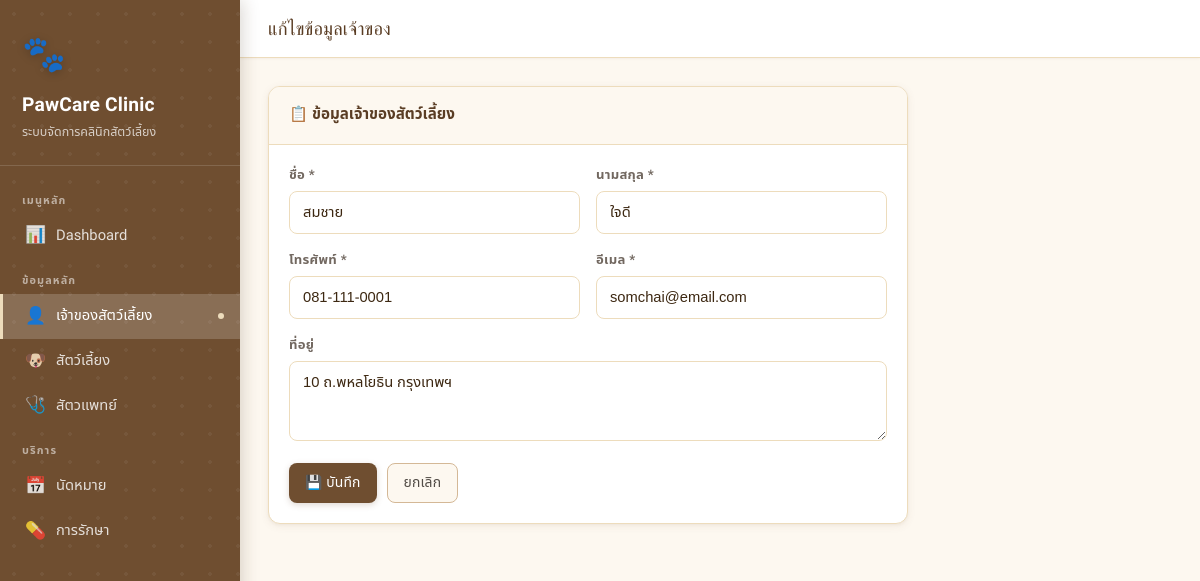
The page /owners/1/edit on the database its author committed.
### tables this page shows
CREATE TABLE owners (
        owner_id    INTEGER PRIMARY KEY AUTOINCREMENT,
        first_name  TEXT NOT NULL,
        last_name   TEXT NOT NULL,
        phone       TEXT NOT NULL,
        email       TEXT UNIQUE NOT NULL,
        address     TEXT
    );

### app.py (the view)
@app.route('/owners/<int:oid>/edit', methods=['GET', 'POST'])
def owner_edit(oid):
    db = get_db()
    owner = db.execute("SELECT * FROM owners WHERE owner_id=?", (oid,)).fetchone()
    if request.method == 'POST':
        try:
            db.execute("UPDATE owners SET first_name=?,last_name=?,phone=?,email=?,address=? WHERE owner_id=?",
                (request.form['first_name'], request.form['last_name'],
                 request.form['phone'], request.form['email'], request.form['address'], oid))
            db.commit()
            flash('แก้ไขข้อมูลสำเร็จ', 'success')
            return redirect(url_for('owners'))
        except sqlite3.IntegrityError:
            flash('อีเมลนี้มีอยู่แล้วในระบบ', 'error')
        finally:
            db.close()
    else:
        db.close()
    return render_template('owner_form.html', owner=owner)

### app.py (called while the page is built)
def get_db():
    conn = sqlite3.connect(DB_PATH)
    conn.row_factory = sqlite3.Row
    conn.execute("PRAGMA foreign_keys = ON")
    return conn

### templates/owner_form.html (shortened to what this page needs)
{% extends 'base.html' %}
{% block page_title %}{{ 'แก้ไขข้อมูลเจ้าของ' if owner else 'เพิ่มเจ้าของใหม่' }}{% endblock %}
{% block content %}
<div class="card" style="max-width:640px">
  <div class="card-header"><h3>📋 ข้อมูลเจ้าของสัตว์เลี้ยง</h3></div>
  <div class="card-body">
    <form method="post">
      <div class="form-grid">
        <div class="form-group">
          <label>ชื่อ *</label>
          <input name="first_name" value="{{ owner.first_name if owner else '' }}" required>
        </div>
        <div class="form-group">
          <label>นามสกุล *</label>
          <input name="last_name" value="{{ owner.last_name if owner else '' }}" required>
        </div>
        <div class="form-group">
          <label>โทรศัพท์ *</label>
          <input name="phone" value="{{ owner.phone if owner else '' }}" required>
        </div>
        <div class="form-group">
          <label>อีเมล *</label>
          <input name="email" type="email" value="{{ owner.email if owner else '' }}" required>
        </div>
        <div class="form-group full">
          <label>ที่อยู่</label>
          <textarea name="address" rows="2">{{ owner.address if owner else '' }}</textarea>
        </div>
      </div>
      <div style="display:flex;gap:10px;margin-top:22px">
        <button class="btn btn-primary" type="submit">💾 บันทึก</button>
        <a href="{{ url_for('owners') }}" class="btn btn-secondary">ยกเลิก</a>
      </div>
    </form>
  </div>
</div>
{% endblock %}

### templates/base.html (style rules this page uses)
:root { --cream-50: #fdf8f0; --cream-100: #f5ead6; --cream-200: #eddcbc; --cream-300: #e0c99a; --brown-100: #d4b896; --brown-200: #c09a72; --brown-300: #a67c52; --brown-400: #8b6340; --brown-500: #6f4e30; --brown-600: #5a3d24; --brown-700: #3d2812; --gray-50: #f7f5f2; --gray-100: #ede9e3; --gray-200: #d6cfc6; --gray-300: #b8b0a4; --gray-400: #968e83; --gray-500: #726860; --gray-600: #524c46; --rose-soft: #f2e4de; --rose-text: #8b4a3a; --sage-soft: #e2ebdf; --sage-text: #3d5e38; --sky-soft: #dce8f0; --sky-text: #2d5470; --amber-soft:#f5e8cc; --amber-text:#7a5318; --bg-page: var(--cream-50); --bg-surface: #ffffff; --bg-raised: #ffffff; --bg-subtle: var(--cream-100); --text-primary: var(--brown-700); --text-secondary: var(--gray-500); --text-muted: var(--gray-400); --border: var(--cream-200); --border-strong: var(--brown-100); --accent: var(--brown-500); --accent-hover: var(--brown-600); --accent-light: var(--cream-100); --shadow-xs: 0 1px 2px rgba(111,78,48,.06); --shadow-sm: 0 2px 8px rgba(111,78,48,.08), 0 1px 3px rgba(111,78,48,.05); --shadow-md: 0 4px 16px rgba(111,78,48,.10), 0 2px 6px rgba(111,78,48,.06); --radius-sm: 8px; --radius-md: 12px; --radius-lg: 16px; --radius-xl: 24px; }
* { box-sizing: border-box; margin: 0; padding: 0; }
body { font-family: 'Noto Sans Thai', 'Mitr', sans-serif; background: var(--bg-page); color: var(--text-primary); min-height: 100vh; font-size: 15px; line-height: 1.6; }
.card { background: var(--bg-surface); border-radius: var(--radius-md); border: 1px solid var(--border); box-shadow: var(--shadow-sm); overflow: hidden; transition: box-shadow .2s; }
.card-header { padding: 16px 20px; border-bottom: 1px solid var(--border); display: flex; align-items: center; justify-content: space-between; background: var(--cream-50); }
.card-header h3 { font-size: .95rem; font-weight: 600; color: var(--brown-600); }
.card-body { padding: 20px; }
.btn { display: inline-flex; align-items: center; gap: 6px; padding: 8px 16px; border-radius: var(--radius-sm); font-size: .87rem; font-weight: 500; cursor: pointer; border: none; text-decoration: none; transition: all .18s; font-family: 'Noto Sans Thai', sans-serif; letter-spacing: .01em; white-space: nowrap; }
.btn-primary { background: var(--brown-500); color: #fff; box-shadow: 0 2px 6px rgba(111,78,48,.22); }
.btn-secondary { background: var(--cream-50); color: var(--gray-600); border: 1px solid var(--border-strong); }
.form-grid { display: grid; grid-template-columns: 1fr 1fr; gap: 16px; }
.form-group { display: flex; flex-direction: column; gap: 5px; }
.form-group.full { grid-column: 1 / -1; }
label { font-size: .82rem; font-weight: 600; color: var(--gray-500); letter-spacing: .02em; }
input, select, textarea { padding: 9px 13px; border: 1.5px solid var(--border); border-radius: var(--radius-sm); font-size: .92rem; font-family: 'Noto Sans Thai', sans-serif; color: var(--text-primary); background: var(--bg-surface); transition: border .2s, box-shadow .2s, background .2s; width: 100%; }
textarea { resize: vertical; min-height: 80px; }

### rows shown on the page
owners: first_name "สมชาย", last_name "ใจดี", phone "081-111-0001", email "somchai@email.com", address "10 ถ.พหลโยธิน กรุงเทพฯ"

### other values the page prints
{{ 'แก้ไขข้อมูลเจ้าของ' if owner else 'เพิ่มเจ้าของใหม่' }} "แก้ไขข้อมูลเจ้าของ"
